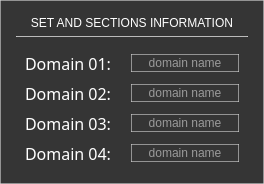
                     <widget class="QFrame" name="frame_57">
                      <property name="maximumSize">
                       <size>
                        <width>16777215</width>
                        <height>250</height>
                       </size>
                      </property>
                      <property name="styleSheet">
                       <string notr="true">background-color: rgb(53, 53, 53);
border: 1px solid rgba(214, 214, 214, 150);
color: rgb(255, 255, 255);</string>
                      </property>
                      <property name="frameShape">
                       <enum>QFrame::Shape::StyledPanel</enum>
                      </property>
                      <property name="frameShadow">
                       <enum>QFrame::Shadow::Raised</enum>
                      </property>
                      <layout class="QVBoxLayout" name="verticalLayout_36">
                       <property name="leftMargin">
                        <number>15</number>
                       </property>
                       <property name="topMargin">
                        <number>15</number>
                       </property>
                       <property name="rightMargin">
                        <number>15</number>
                       </property>
                       <property name="bottomMargin">
                        <number>9</number>
                       </property>
                       <item>
                        <widget class="QLabel" name="label_61">
                         <property name="maximumSize">
                          <size>
                           <width>16777215</width>
                           <height>20</height>
                          </size>
                         </property>
                         <property name="styleSheet">
                          <string notr="true">border: 0px solid rgba(214, 214, 214, 150);</string>
                         </property>
                         <property name="text">
                          <string>SET AND SECTIONS INFORMATION</string>
                         </property>
                         <property name="alignment">
                          <set>Qt::AlignmentFlag::AlignCenter</set>
                         </property>
                        </widget>
                       </item>
                       <item>
                        <widget class="Line" name="line_11">
                         <property name="maximumSize">
                          <size>
                           <width>16777215</width>
                           <height>1</height>
                          </size>
                         </property>
                         <property name="orientation">
                          <enum>Qt::Orientation::Horizontal</enum>
                         </property>
                        </widget>
                       </item>
                       <item>
                        <widget class="QFrame" name="frame_58">
                         <property name="maximumSize">
                          <size>
                           <width>16777215</width>
                           <height>180</height>
                          </size>
                         </property>
                         <property name="styleSheet">
                          <string notr="true">border: 0px solid;</string>
                         </property>
                         <property name="frameShape">
                          <enum>QFrame::Shape::StyledPanel</enum>
                         </property>
                         <property name="frameShadow">
                          <enum>QFrame::Shadow::Raised</enum>
                         </property>
                         <layout class="QHBoxLayout" name="horizontalLayout_17">
                          <property name="spacing">
                           <number>20</number>
                          </property>
                          <item>
                           <widget class="QFrame" name="frame_59">
                            <property name="font">
                             <font>
                              <pointsize>12</pointsize>
                             </font>
                            </property>
                            <property name="styleSheet">
                             <string notr="true">border: 0px;</string>
                            </property>
                            <property name="frameShape">
                             <enum>QFrame::Shape::StyledPanel</enum>
                            </property>
                            <property name="frameShadow">
                             <enum>QFrame::Shadow::Raised</enum>
                            </property>
                            <layout class="QVBoxLayout" name="verticalLayout_37">
                             <property name="spacing">
                              <number>7</number>
                             </property>
                             <property name="leftMargin">
                              <number>0</number>
                             </property>
                             <property name="topMargin">
                              <number>0</number>
                             </property>
                             <property name="rightMargin">
                              <number>0</number>
                             </property>
                             <property name="bottomMargin">
                              <number>0</number>
                             </property>
                             <item>
                              <widget class="QLabel" name="label_62">
                               <property name="font">
                                <font>
                                 <family>Yu Gothic UI Semilight</family>
                                 <pointsize>12</pointsize>
                                </font>
                               </property>
                               <property name="styleSheet">
                                <string notr="true">color: rgb(255, 255, 255);
border: 0px;</string>
                               </property>
                               <property name="text">
                                <string>Domain 01:</string>
                               </property>
                              </widget>
                             </item>
                             <item>
                              <widget class="QLabel" name="label_63">
                               <property name="font">
                                <font>
                                 <family>Yu Gothic UI Semilight</family>
                                 <pointsize>12</pointsize>
                                </font>
                               </property>
                               <property name="styleSheet">
                                <string notr="true">color: rgb(255, 255, 255);
border: 0px;</string>
                               </property>
                               <property name="text">
                                <string>Domain 02:</string>
                               </property>
                              </widget>
                             </item>
                             <item>
                              <widget class="QLabel" name="label_64">
                               <property name="font">
                                <font>
                                 <family>Yu Gothic UI Semilight</family>
                                 <pointsize>12</pointsize>
                                </font>
                               </property>
                               <property name="styleSheet">
                                <string notr="true">color: rgb(255, 255, 255);
border: 0px;</string>
                               </property>
                               <property name="text">
                                <string>Domain 03:</string>
                               </property>
                              </widget>
                             </item>
                             <item>
                              <widget class="QLabel" name="label_65">
                               <property name="font">
                                <font>
                                 <family>Yu Gothic UI Semilight</family>
                                 <pointsize>12</pointsize>
                                </font>
                               </property>
                               <property name="styleSheet">
                                <string notr="true">color: rgb(255, 255, 255);
border: 0px;</string>
                               </property>
                               <property name="text">
                                <string>Domain 04:</string>
                               </property>
                              </widget>
                             </item>
                            </layout>
                           </widget>
                          </item>
                          <item>
                           <widget class="QFrame" name="frame_60">
                            <property name="styleSheet">
                             <string notr="true">QFrame{
border: 0px solid rgba(214, 214, 214, 150);
}

QLineEdit{
border: 1px solid rgba(214, 214, 214, 150);
color: rgb(255, 255, 255);
}</string>
                            </property>
                            <property name="frameShape">
                             <enum>QFrame::Shape::StyledPanel</enum>
                            </property>
                            <property name="frameShadow">
                             <enum>QFrame::Shadow::Raised</enum>
                            </property>
                            <layout class="QVBoxLayout" name="verticalLayout_38">
                             <property name="spacing">
                              <number>10</number>
                             </property>
                             <property name="leftMargin">
                              <number>0</number>
                             </property>
                             <property name="topMargin">
                              <number>0</number>
                             </property>
                             <property name="rightMargin">
                              <number>0</number>
                             </property>
                             <property name="bottomMargin">
                              <number>0</number>
                             </property>
                             <item>
                              <widget class="QLineEdit" name="lineEdit_48">
                               <property name="text">
                                <string/>
                               </property>
                               <property name="alignment">
                                <set>Qt::AlignmentFlag::AlignCenter</set>
                               </property>
                               <property name="placeholderText">
                                <string>domain name</string>
                               </property>
                              </widget>
                             </item>
                             <item>
                              <widget class="QLineEdit" name="lineEdit_49">
                               <property name="text">
                                <string/>
                               </property>
                               <property name="alignment">
                                <set>Qt::AlignmentFlag::AlignCenter</set>
                               </property>
                               <property name="placeholderText">
                                <string>domain name</string>
                               </property>
                              </widget>
                             </item>
                             <item>
                              <widget class="QLineEdit" name="lineEdit_50">
                               <property name="text">
                                <string/>
                               </property>
                               <property name="alignment">
                                <set>Qt::AlignmentFlag::AlignCenter</set>
                               </property>
                               <property name="placeholderText">
                                <string>domain name</string>
                               </property>
                              </widget>
                             </item>
                             <item>
                              <widget class="QLineEdit" name="lineEdit_51">
                               <property name="text">
                                <string/>
                               </property>
                               <property name="alignment">
                                <set>Qt::AlignmentFlag::AlignCenter</set>
                               </property>
                               <property name="placeholderText">
                                <string>domain name</string>
                               </property>
                              </widget>
                             </item>
                            </layout>
                           </widget>
                          </item>
                         </layout>
                        </widget>
                       </item>
                      </layout>
                     </widget>
